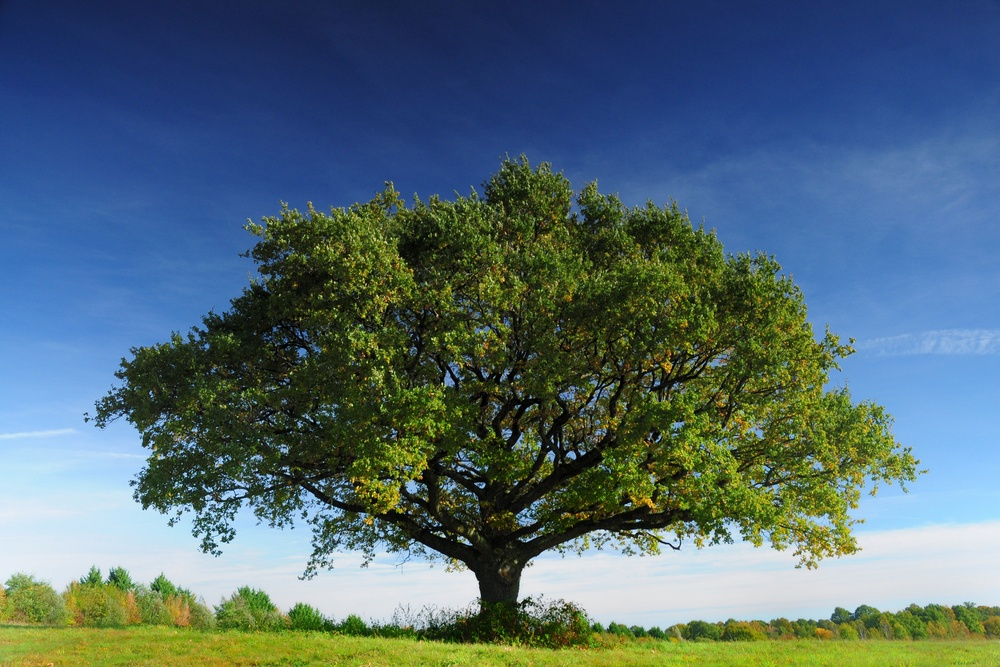
#> input picture gr4/data/Arbre.jfif, 1000 x 667 px, shrunk from 1800 x 1200 before the run
$ python 'projet image.py'
#> lines starting #> are read from the running program, lines starting #| are printed output that depends on the picture
#On importe les modules exterieur:
from PIL import Image
from random import random

#fonction qui modifiant une image donnée a partir d'un filtre
def filtre(image,filtre):
#> called with image = './data/Arbre.jfif'
    img=Image.open(image)
#> img is the input picture: PIL image 1000x667 RGB; mean R, G, B 82.8, 106, 114.1
    print(img.size)
#| (1000, 667)
    for i in range (img.size[0]):
        for j in range (img.size[1]):
            (r,v,b)=img.getpixel((i, j))
            r1=int(r*filtre[0][0]+v*filtre[0][1]+b*filtre[0][2])
            v1=int(r*filtre[1][0]+v*filtre[1][1]+b*filtre[1][2])
            b1=int(r*filtre[2][0]+v*filtre[2][1]+b*filtre[2][2])
            img.putpixel((i,j),((r1,v1,b1)))
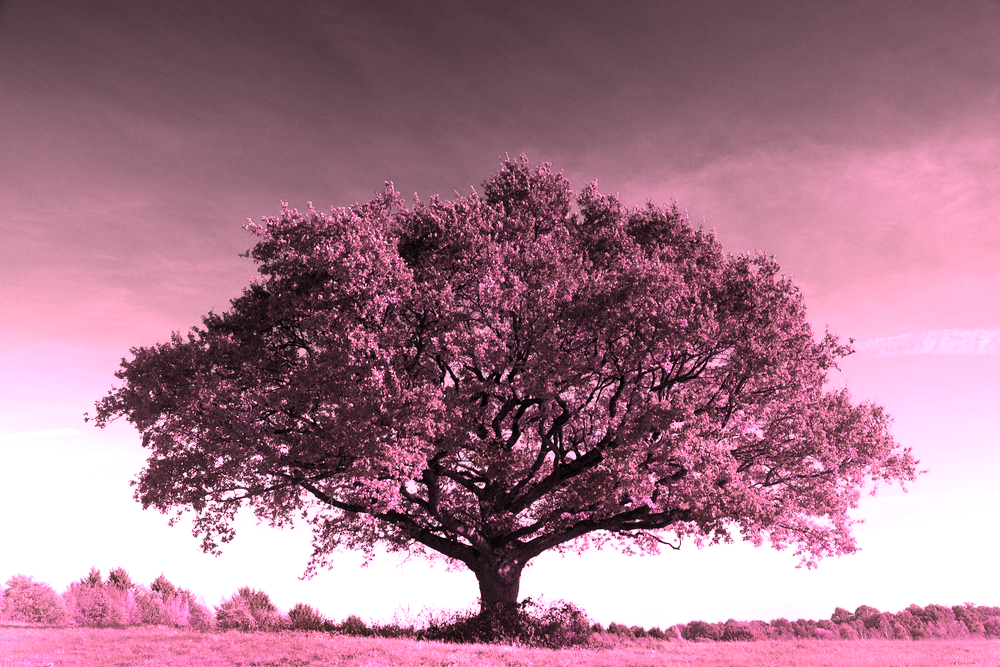
#> img: PIL image 1000x667 RGB; mean R, G, B 167.1, 120.3, 139.4
    img.show()


#Programme principal:Banque de filtre sous forme de matrice de coefficient
niveau_de_gris=[[0.2126,0.7152,0.0722],[0.2126,0.7152,0.0722],[0.2126,0.7152,0.0722]]
sepia=[[0.393,0.769,0.189],[0.349,0.686,0.168],[0.272,0.534,0.131]]
normal=[[1,0,0],[0,1,0],[0,0,1]]
rouge=[[1,0,0],[0,0,0],[0,0,0]]
bleu=[[0,0,0,],[0,0,0],[0,0,1]]
cuba=[[1,0,0],[0,1,0],[0,0,0,]]
eclaircir=[[1.5,0,0],[0,1.5,0],[0,0,1.5]]
assombrir=[[0.5,0,0],[0,0.5,0],[0,0,0.5]]
negatif=[[0,1,1],[1,0,1],[1,1,0]]
random=[[random() for i in range (3)]for j in range (3)]

filtre("./data/Arbre.jfif",random)
